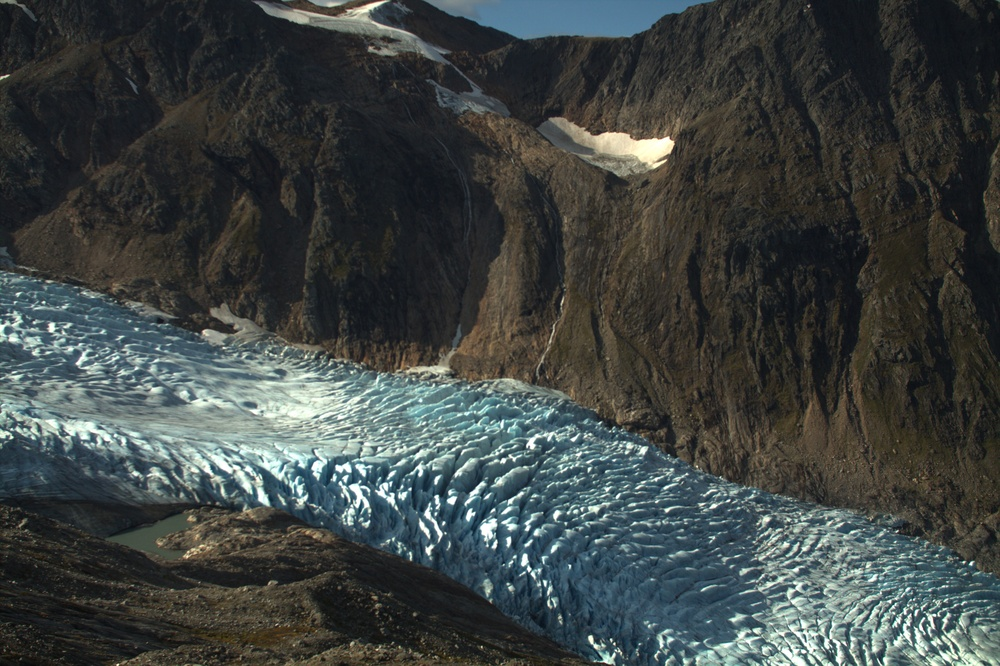
#> input picture Input_Files/IMG_8902.jpg, 1000 x 666 px, shrunk from 4290 x 2856 before the run
$ python -i plot_residual.py   (imports and definitions only)
#> lines starting #> are read from the running program, lines starting #| are printed output that depends on the picture
# [43 lines left out: function plotResiduals, not called in this run]


# refimg=readImg(refimg)
# ims=refimg.shape


def readImg(path, band='L', equal=True):
#> called with path = 'Input_Files/IMG_8902.jpg', band = 'L', equal = True
    from PIL import Image
    import numpy as np
    import operator
    from functools import reduce
    """Function to prepare an image by opening, equalising, converting to
    either grayscale or a specified band, then returning a copy

    Parameters
    ----------
    path : str
      Image file path directory
    band : str
      Desired band output - 'R': red band; 'B': blue band; 'G': green band;
      'L': grayscale (default='L')
    equal : bool
      Flag to denote if histogram equalisation should be applied (default=True)

    Returns
    -------
    bw : arr
      Image array
    """
    # Open image file
    band=band.upper()
    im=Image.open(path)
#> im is the input picture: PIL image 1000x666 RGB; mean R, G, B 61.7, 67.6, 66.2

    #Equalise histogram
    if equal is True:
        h = im.convert("L").histogram()
#> h = 256 values, max 15488 at index 29, min 0 at index 0, mean 2601.6
        lut = []

        for b in range(0, len(h), 256):

            #Step size
            step = reduce(operator.add, h[b:b+256]) / 255

            #Create equalization lookup table
            n = 0
            for i in range(256):
                lut.append(n / step)
                n = n + h[i+b]
#> this loop made 1 pass
#> step on pass 1: 2611.8
#> after the loop, lut = 256 values from 0 to 255

        #Convert to grayscale
        gray = im.point(lut*im.layers)
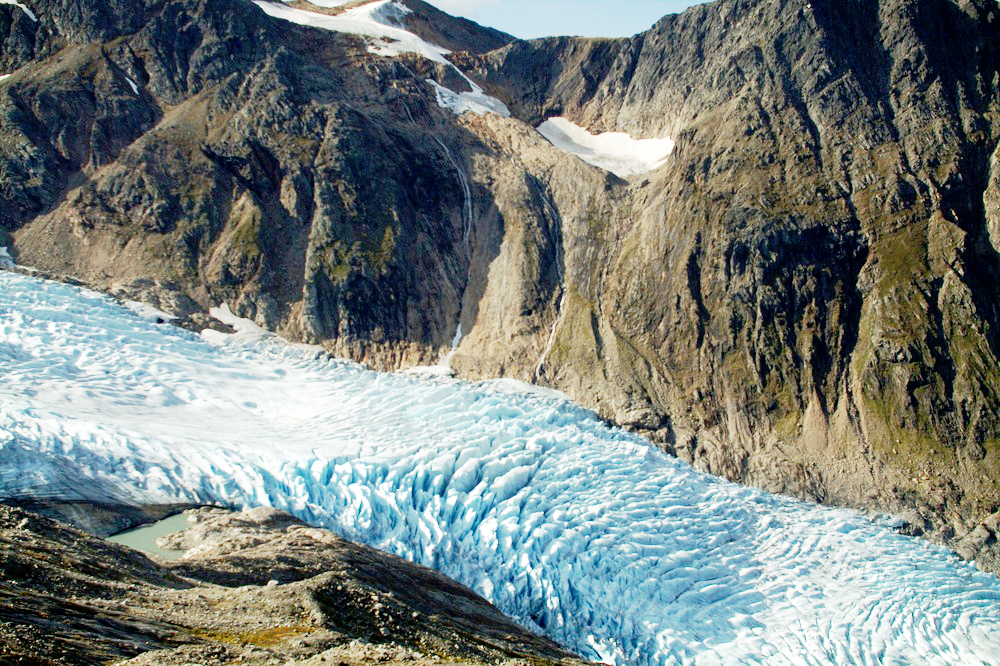
#> gray: PIL image 1000x666 RGB; mean R, G, B 119.6, 128.3, 124.7
    else:
        gray=im

    #Split bands if R, B or G is specified in inputs
    if band=='R':
        gray,g,b=gray.split()
    elif band=='G':
        r,gray,b=gray.split()
    elif band=='B':
        r,g,gray=gray.split()
    else:
        gray = gray.convert('L')
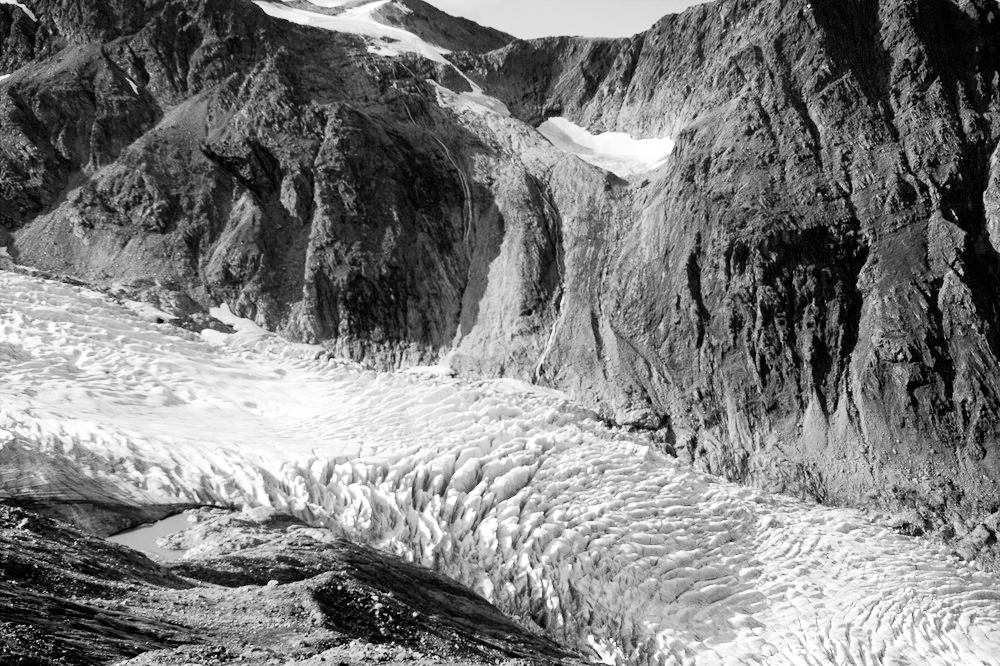
#> gray: PIL image 1000x666 L; min 0, max 255, mean 125.3

    #Copy and return image
    bw = np.array(gray).copy()

    return bw

>>> result = readImg('Input_Files/IMG_8902.jpg')
